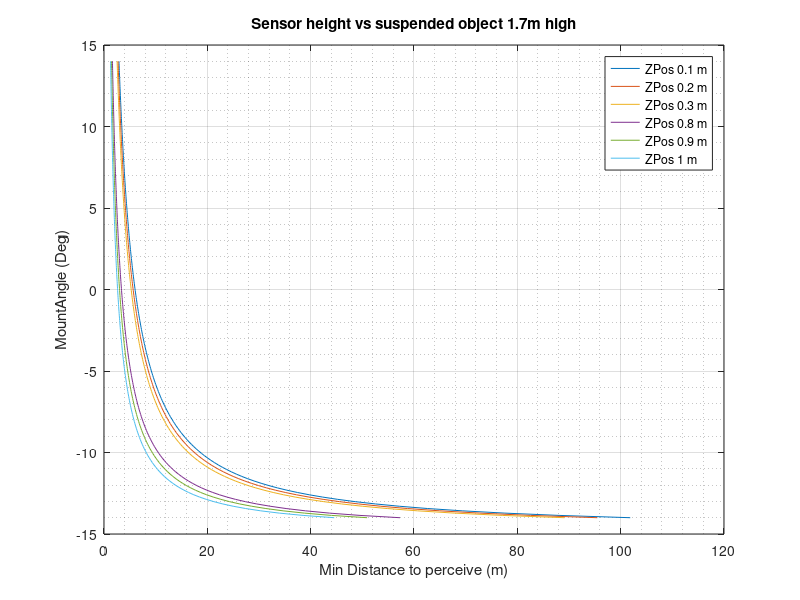
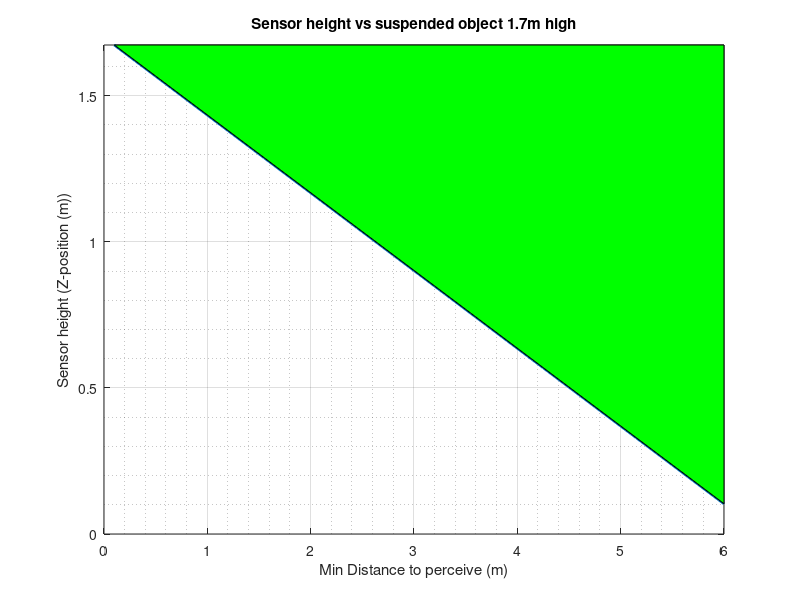

These charts were generated, in order, by the following MATLAB code: (Note: this script raises an error after producing the figures.)
clear all
close all

SenVert = 30;
SenHoriz = 90;
MountAngle = 0; %+ve clockwise
MountAngleVar = linspace(-14,14,200);
Gamma = 0.1;

Alpha = ((SenVert/2) + MountAngle)*(pi/180);
AlphaVar = ((SenVert/2) + MountAngleVar)*(pi/180);
Beta = ((SenVert/2) - MountAngle)*(pi/180);
Gamma = Gamma*(pi/180);

BLength = 1;
BHeight = 0.4;
WAngle = 45*(pi/180);

GroundPresep = 4;
ObjHeightPersep = 0.3;
ObjHeightPersep2 = 0.1;
ObjDistancePersep = 1.3;
ClrObjHeight = 1.7;

%%%%%%%%%%%%%%%%%%%%%%%%%%%%%%%%%%%%%%%%%%%%%%%%%%%%%%%%%%%%%%%%%%%%%%%%%
%%%%%%%%%%%%%%%%%%%%%%%%%%%%%%%%%%%%%%%%%%%%%%%%%%%%%%%%%%%%%%%%%%%%%%%%%
%%%%%%%%%%%%%%%%%%%%%%%%%%%%%%%%%%%%%%%%%%%%%%%%%%%%%%%%%%%%%%%%%%%%%%%%%

ZPos = linspace(0.1,2.4,461); %increment 5mm
ZPosTVar = [0.1 0.2 0.3 0.8 0.9 1]';
ZPosT = transpose(ZPos);

Height = linspace(0.1,3,291);
HeightT = transpose(Height);

DistanceHi = linspace(0.1,200,3999); %increment 50mm
DistanceHiT = transpose(DistanceHi);

%%%%%%%%%%%%%%%%%%%%%%%%%%%%%%%%%%%%%%%%%%%%%%%%%%%%%%%%%%%%%%%%%%%%%%%%%
%%%%%%%%%%%%%%%%%%%%%%%%%%%%%%%%%%%%%%%%%%%%%%%%%%%%%%%%%%%%%%%%%%%%%%%%%
%%%%%%%%%%%%%%%%%%%%%%%%%%%%%%%%%%%%%%%%%%%%%%%%%%%%%%%%%%%%%%%%%%%%%%%%%

sw = ClrObjHeight - DistanceHi*tan(Alpha-Gamma);
dmin = (ClrObjHeight - ZPosT)/tan(Alpha-Gamma);

%%%%%%%%%%%%%%%%%%%%%%%%%%%%%%%%%%%%%%%%%%%%%%%%%%%%%%%%%%%%%%%%%%%%%%%%%
for k = 1:size(ZPosTVar,1)
    dminVar(:,k) = (ClrObjHeight - ZPosTVar(k))./tan(AlphaVar-Gamma);
end
%%%%%%%%%%%%%%%%%%%%%%%%%%%%%%%%%%%%%%%%%%%%%%%%%%%%%%%%%%%%%%%%%%%%%%%%%

% d = 3;
% sw = round(sw, d); %// or y = round(x, d, 'decimals')
sw(sw < 0.1) = NaN;
sw(sw > 2.4) = NaN;
swT = transpose(sw);

% swTA = swT;
% swTA(isnan(DistanceHiT)) = 0;
Clri = zeros(2);
% if norm(swTA) > 0
    clrz(1) = min(swT);
    clrz(2) = max(swT);
    clrd(1) = (ClrObjHeight - min(swT))/tan(Alpha-Gamma);
    clrd(2) = (ClrObjHeight - max(swT))/tan(Alpha-Gamma);

    Clri = [clrd(1) clrz(1); clrd(2) clrz(2)];
% end

%%%%%%%%%%%%%%%%%%%%%%%%%%%%%%%%%%%%%%%%%%%%%%%%%%%%%%%%%%%%%%%%%%%%%%%%%
%%%%%%%%%%%%%%%%%%%%%%%%%%%%%%%%%%%%%%%%%%%%%%%%%%%%%%%%%%%%%%%%%%%%%%%%%
%%%%%%%%%%%%%%%%%%%%%%%%%%%%%%%%%%%%%%%%%%%%%%%%%%%%%%%%%%%%%%%%%%%%%%%%%

figure
plot(dminVar,MountAngleVar)

grid ('on')
grid ('minor')
title(['Sensor height vs suspended object ' num2str(ClrObjHeight) 'm high'])
xlabel('Min Distance to perceive (m)')
ylabel('MountAngle (Deg)')
for t = 1:size(ZPosTVar,1)
labels{t} = ['ZPos ' num2str(ZPosTVar(t)) ' m'];
end
legend(labels)

%%%%%%%%%%%%%%%%%%%%%%%%%%%%%%%%%%%%%%%%%%%%%%%%%%%%%%%%%%%%%%%%%%%%%%%%%
%%%%%%%%%%%%%%%%%%%%%%%%%%%%%%%%%%%%%%%%%%%%%%%%%%%%%%%%%%%%%%%%%%%%%%%%%

DistanceHiT(isnan(swT)) = NaN;

figure
Clrh(1) = plot(DistanceHiT,swT,'LineWidth',2');
xlim([0 max(DistanceHiT)])
ylim([0 max(swT)])

% swTA = swT;
% swTA(isnan(swT)) = 0;
% if norm(swTA) > 0
%     hold on
%     h = area(DistanceHiT,swT,max(swT));
%     h(1).FaceColor = [0 0.9 0];
%     alpha(.5)
% end
grid ('on')
grid ('minor')
title(['Sensor height vs suspended object ' num2str(ClrObjHeight) 'm high'])
xlabel('Min Distance to perceive (m)')
ylabel('Sensor height (Z-position (m))')

Clrh(2) = patch([max(DistanceHiT),Clri(1,1),Clri(2,1), max(DistanceHiT)],[Clri(1,2),Clri(1,2),Clri(2,2), Clri(2,2)],'g');
alpha(Clrh(2),.5)

uistack(Clrh(1),'top')